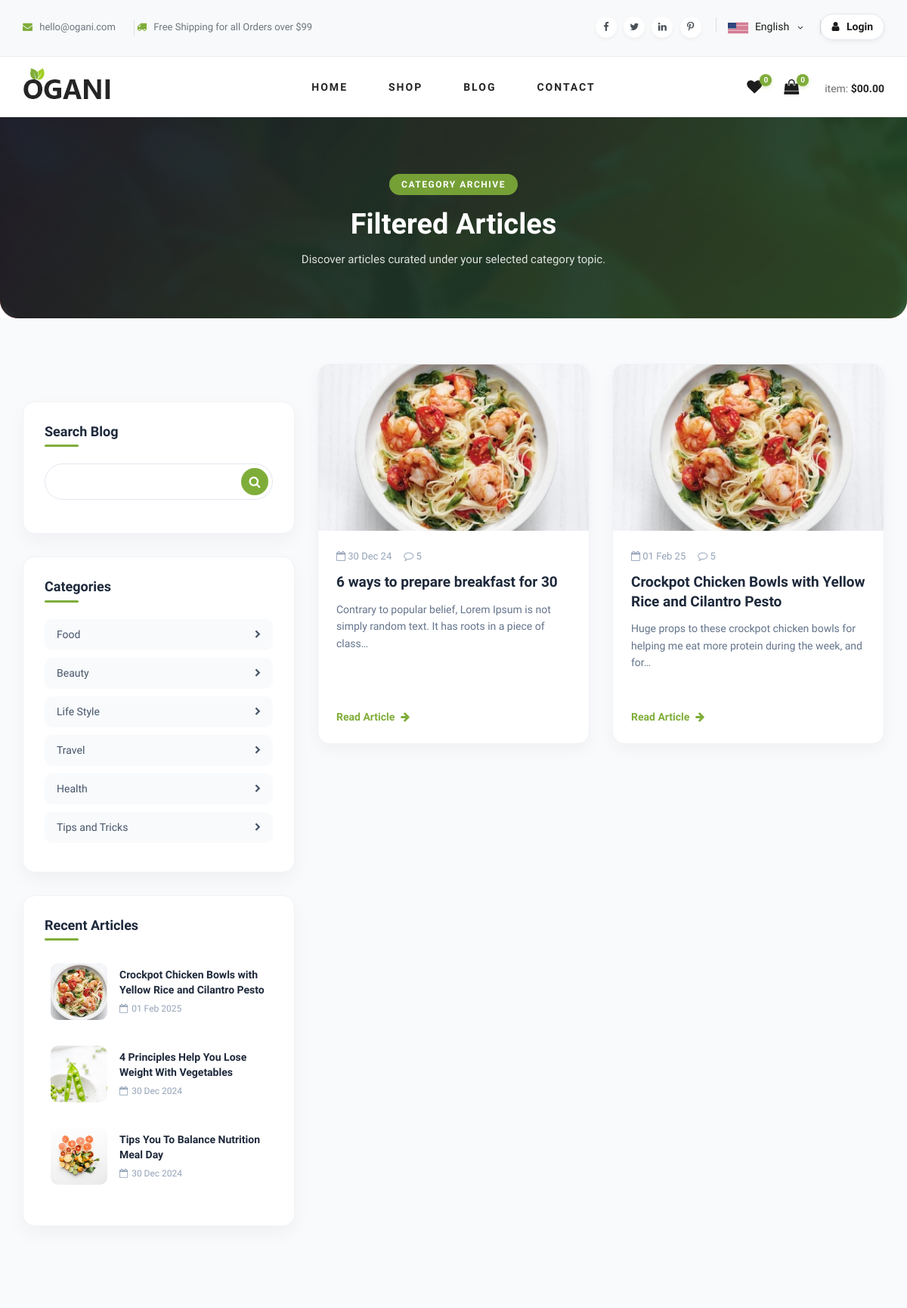
Page /blogs/category_blogs/1/ (upper part) on the earlier database version.
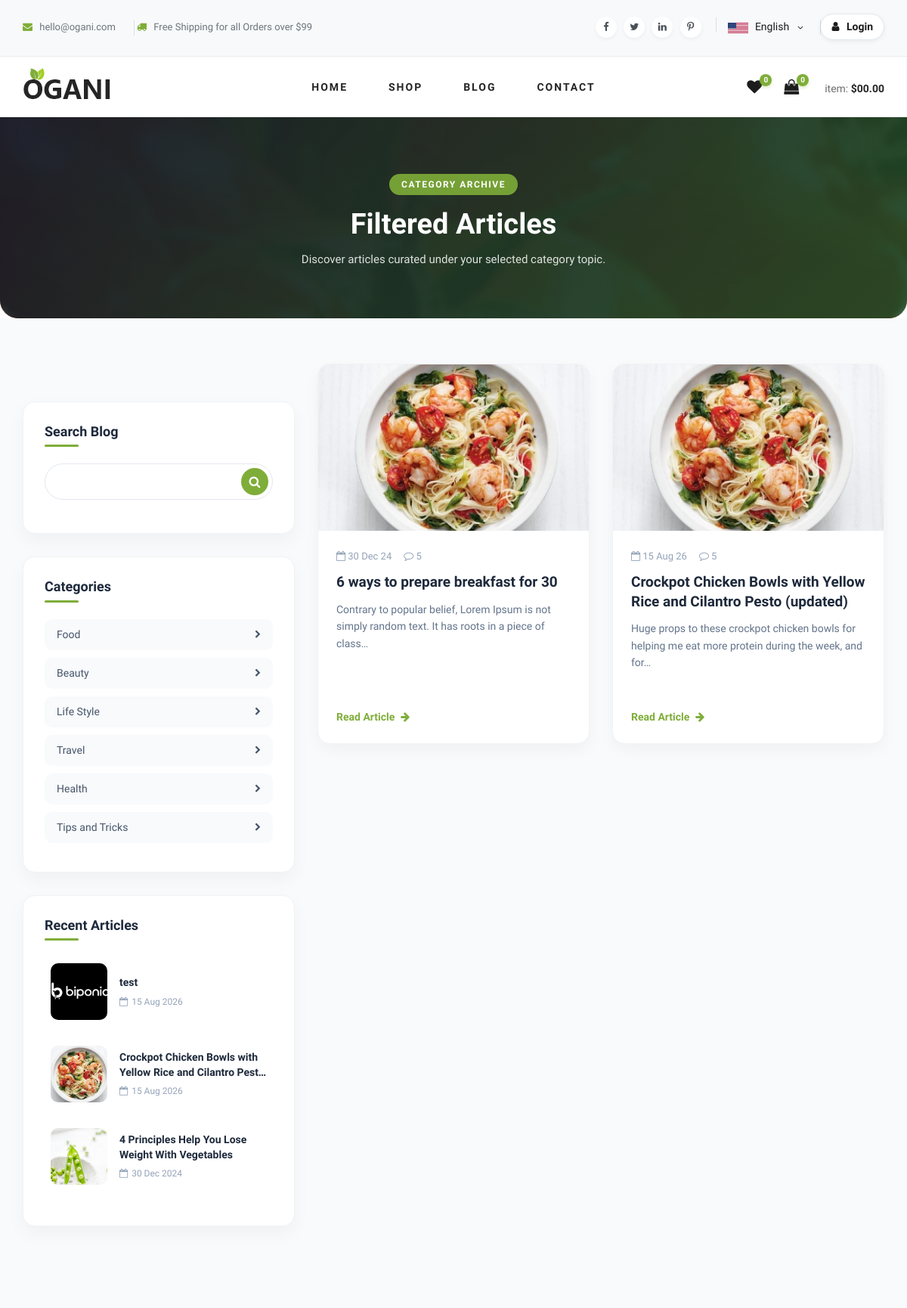
Same page on the later database version.
### src/apps/blog/models.py (models this page shows, shortened)
class BlogCategory(models.Model):
    category = models.CharField(max_length=100)
    created_at = models.DateTimeField(auto_now_add=True)
    class Meta:
        verbose_name_plural = 'Blog Categories'

class BlogModel(models.Model):
    title = models.CharField(max_length=255)
    blog_category = models.ForeignKey(BlogCategory, on_delete=models.CASCADE)
    author = models.ForeignKey(UserAccount, on_delete=models.PROTECT)
    blog_img = models.ImageField(upload_to='blog/images', blank=True, null=True)
    blog_thumb = models.ImageField(upload_to='blog/thumbnails', blank=True, null=True)
    blog_body = models.TextField()
    created_at = models.DateTimeField(auto_now_add=True)
    edited_at = models.DateTimeField(auto_now_add=True)

### src/apps/blog/views.py (the view)
# urls.py: path('category_blogs/<int:category_id>/', views.category_blog_page, name='blog_by_category'),
def category_blog_page(request, category_id):
    html_template_name = 'blog/category_blog.html'
    get_blog_by_category = BlogModel.objects.filter(blog_category=category_id).select_related('author', 'blog_category')
    paginator = Paginator(get_blog_by_category, 6)
    page_number = request.GET.get('page')
    page_obj = paginator.get_page(page_number)
    category_list = BlogCategory.objects.all()
    blog_search_field = BlogSearchForm()
    latest_blogs = BlogModel.objects.select_related('author', 'blog_category').order_by('-created_at')[:3]
    context = {
        'pages': page_obj,
        'categories': category_list,
        'form': blog_search_field,
        'recent_blogs': latest_blogs,
    }
    return render(request, html_template_name, context)

### templates/blog/category_blog.html (shortened to what this page needs)
{% extends 'index.html' %}
{% load static %}
{% block content %}
<section class="category-hero set-bg" data-setbg="{% static 'img/breadcrumb.jpg' %}">
    <div class="container">
        <div class="category__hero__text">
            <div class="category__hero__badge">Category Archive</div>
            <h2>Filtered Articles</h2>
            <p>Discover articles curated under your selected category topic.</p>
        </div>
    </div>
</section>
<section class="category-feed-section">
    <div class="container">
        <div class="row">
            <div class="col-lg-4 col-md-5">
                <div class="blog__sidebar">
                    <div class="sidebar__widget__card">
                        <h4 class="sidebar__widget__title">Search Blog</h4>
                        <div class="sidebar__search__box">
                            <form action="{% url 'blog:blog_search' %}" method='GET'>
                                {{ form.search_key }}
                                <button type="submit"><i class="fa fa-search"></i></button>
                            </form>
                        </div>
                    </div>
                    <div class="sidebar__widget__card">
                        <h4 class="sidebar__widget__title">Categories</h4>
                        <ul class="sidebar__cat__list">
                            {% for category in categories %}
                            <li>
                                <a href="{% url 'blog:blog_by_category' category.id %}">
                                    <span>{{ category.category }}</span>
                                    <i class="fa fa-chevron-right" style="font-size: 11px;"></i>
                                </a>
                            </li>
                            {% endfor %}
                        </ul>
                    </div>
                    <div class="sidebar__widget__card">
                        <h4 class="sidebar__widget__title">Recent Articles</h4>
                        <div class="recent__blogs__wrapper">
                            {% for blog in recent_blogs %}
                            <a href="{% url 'blog:blog_details' blog.id %}" class="recent__blog__item">
                                <img src="{{ blog.blog_thumb.url }}" class="recent__blog__img" alt="{{ blog.title }}">
                                <div class="recent__blog__info">
                                    <h6>{{ blog.title }}</h6>
                                    <span><i class="fa fa-calendar-o"></i> {{ blog.edited_at | date:'d M Y'}}</span>
                                </div>
                            </a>
                            {% endfor %}
                        </div>
                    </div>
                </div>
            </div>
            <div class="col-lg-8 col-md-7">
                <div class="row">
                    {% if pages %}
                    {% for blog in pages %}
                    <div class="col-lg-6 col-md-6 col-sm-6 mb-4">
                        <div class="blog__card__item">
                            <div class="blog__card__img">
                                <img src="{{ blog.blog_thumb.url }}" alt="{{ blog.title }}">
                            </div>
                            <div class="blog__card__body">
                                <div class="blog__card__meta">
                                    <span><i class="fa fa-calendar-o"></i> {{ blog.edited_at | date:'d M y'}}</span>
                                    <span><i class="fa fa-comment-o"></i> 5</span>
                                </div>
                                <h5><a href="{% url 'blog:blog_details' blog.id %}">{{ blog.title }}</a></h5>
                                <p>{{ blog.blog_body | striptags | truncatechars:100 }}</p>
                                <a href="{% url 'blog:blog_details' blog.id %}" class="blog__card__btn">
                                    Read Article <i class="fa fa-arrow-right"></i>
                                </a>
                            </div>
                        </div>
                    </div>
                    {% endfor %}
                    {% endif %}
                </div>
            </div>
        </div>
    </div>
</section>
{% endblock %}

### templates/index.html (shortened to what this page needs)
{% load static %}
{% include 'base/header.html' %}
        {% block content %}{% endblock %}
{% include 'base/footer.html' %}

### templates/base/header.html (shortened to what this page needs)
{% load static %}
<!DOCTYPE html>
<html lang="en">
<head>
    <link rel="stylesheet" href="{% static 'css/bootstrap.min.css' %}" type="text/css">
    <link rel="stylesheet" href="{% static 'css/font-awesome.min.css' %}" type="text/css">
    <link rel="stylesheet" href="{% static 'css/elegant-icons.css' %}" type="text/css">
    <link rel="stylesheet" href="{% static 'css/nice-select.css' %}" type="text/css">
    <link rel="stylesheet" href="{% static 'css/jquery-ui.min.css' %}" type="text/css">
    <link rel="stylesheet" href="{% static 'css/owl.carousel.min.css' %}" type="text/css">
    <link rel="stylesheet" href="{% static 'css/slicknav.min.css' %}" type="text/css">
    <link rel="stylesheet" href="{% static 'css/style.css' %}" type="text/css">
</head>
<body>
    <header class="header">
        <div class="header__top">
            <div class="container">
                <div class="row align-items-center">
                    <div class="col-lg-6 col-md-6">
                        <div class="header__top__left">
                            <ul>
                                <li><i class="fa fa-envelope"></i> hello@ogani.com</li>
                                <li><i class="fa fa-truck"></i> Free Shipping for all Orders over $99</li>
                            </ul>
                        </div>
                    </div>
                    <div class="col-lg-6 col-md-6">
                        <div class="header__top__right d-flex align-items-center justify-content-end">
                            <div class="header__top__right__social">
                                <a href="#"><i class="fa fa-facebook"></i></a>
                                <a href="#"><i class="fa fa-twitter"></i></a>
                                <a href="#"><i class="fa fa-linkedin"></i></a>
                                <a href="#"><i class="fa fa-pinterest-p"></i></a>
                            </div>
                            <div class="header__top__right__language">
                                <img src="{% static 'img/language.png' %}" alt="Language">
                                <div>English</div>
                                <span class="arrow_carrot-down"></span>
                            </div>
                            <div class="header__top__right__auth">
                                {% if user.is_authenticated %}
                                <div class="dropdown">
                                    <a href="#" class="header__auth__btn"><i class="fa fa-user-circle"></i> {{ user.username|default:"My Account" }} <i class="fa fa-angle-down"></i></a>
                                    <div class="dropdown-content">
                                        <a href="{% url 'account:profile_page' %}"><i class="fa fa-user"></i> Profile</a>
                                        <a href="{% url 'account:settings_page' %}"><i class="fa fa-cog"></i> Settings</a>
                                        <a href="{% url 'blog:blog_post' %}"><i class="fa fa-pencil-square-o"></i> Post Blog</a>
                                        <div class="dropdown-divider"></div>
                                        <a href="{% url 'account:logout' %}" class="logout-link"><i class="fa fa-sign-out"></i> Logout</a>
                                    </div>
                                </div>
                                {% else %}
                                <a href="{% url 'account:login_page' %}" class="header__auth__btn"><i class="fa fa-user"></i> Login</a>
                                {% endif %}
                            </div>
                        </div>
                    </div>
                </div>
            </div>
        </div>
        <div class="container">
            <div class="row align-items-center">
                <div class="col-lg-3">
                    <div class="header__logo">
                        <a href="{% url 'home:home_page' %}"><img src="{% static 'img/logo.png' %}" alt="Ogani Logo"></a>
                    </div>
                </div>
                <div class="col-lg-6">
                    <nav class="header__menu text-center">
                        <ul>
                            <li class="{% if request.path == '/' %}active{% endif %}">
                                <a href="{% url 'home:home_page' %}">Home</a>
                            </li>
                            <li class="{% if request.path == '/product/store/' %}active{% endif %}">
                                <a href="{% url 'product:store_page' %}">Shop</a>
                            </li>
                            <li class="{% if request.path == '/blog/' %}active{% endif %}">
                                <a href="{% url 'blog:blog_page' %}">Blog</a>
                            </li>
                            <li class="{% if request.path == '/contact/contact_page/' %}active{% endif %}">
                                <a href="{% url 'contact:contact_page' %}">Contact</a>
                            </li>
                        </ul>
                    </nav>
                </div>
                <div class="col-lg-3">
                    <div class="header__cart">
                        <ul>
                            {% if user.is_authenticated %}
                            <li><a href="{% url 'cart:wishlist_page' %}"><i class="fa fa-heart"></i> <span>{{ count_wishlist|default:"0" }}</span></a></li>
                            <li><a href="{% url 'cart:cart_page' %}"><i class="fa fa-shopping-bag"></i> <span>{{ counter|default:"0" }}</span></a></li>
                            {% else %}
                            <li><a href="#"><i class="fa fa-heart"></i> <span>0</span></a></li>
                            <li><a href="#"><i class="fa fa-shopping-bag"></i> <span>0</span></a></li>
                            {% endif %}
                        </ul>
                        {% if user.is_authenticated %}
                        <div class="header__cart__price">item: <span>${{ cart_total }}</span></div>
                        {% else %}
                        <div class="header__cart__price">item: <span>$00.00</span></div>
                        {% endif %}
                    </div>
                </div>
            </div>
        </div>
    </header>

### templates/base/footer.html (shortened to what this page needs)
{% load static %}
</body>
</html>

Differences in the rows shown:
no longer on this page (row unchanged): BlogModel: blog_thumb (picture), title "Tips You To Balance Nutrition Meal Day", edited_at "30 Dec 2024", shown under "Recent Articles"
added BlogModel: blog_thumb (picture), title "test", edited_at "15 Aug 2026", shown under "Recent Articles"
changed BlogModel: title "Crockpot Chicken Bowls with Yellow Rice and Cilantro Pesto" → "Crockpot Chicken Bowls with Yellow Rice and Cilantro…"; edited_at "01 Feb 2025" → "15 Aug 2026"; edited_at "01 Feb 25" → "15 Aug 26"; title "Crockpot Chicken Bowls with Yellow Rice and Cilantro Pesto" → "Crockpot Chicken Bowls with Yellow Rice and Cilantro Pesto (updated)"
